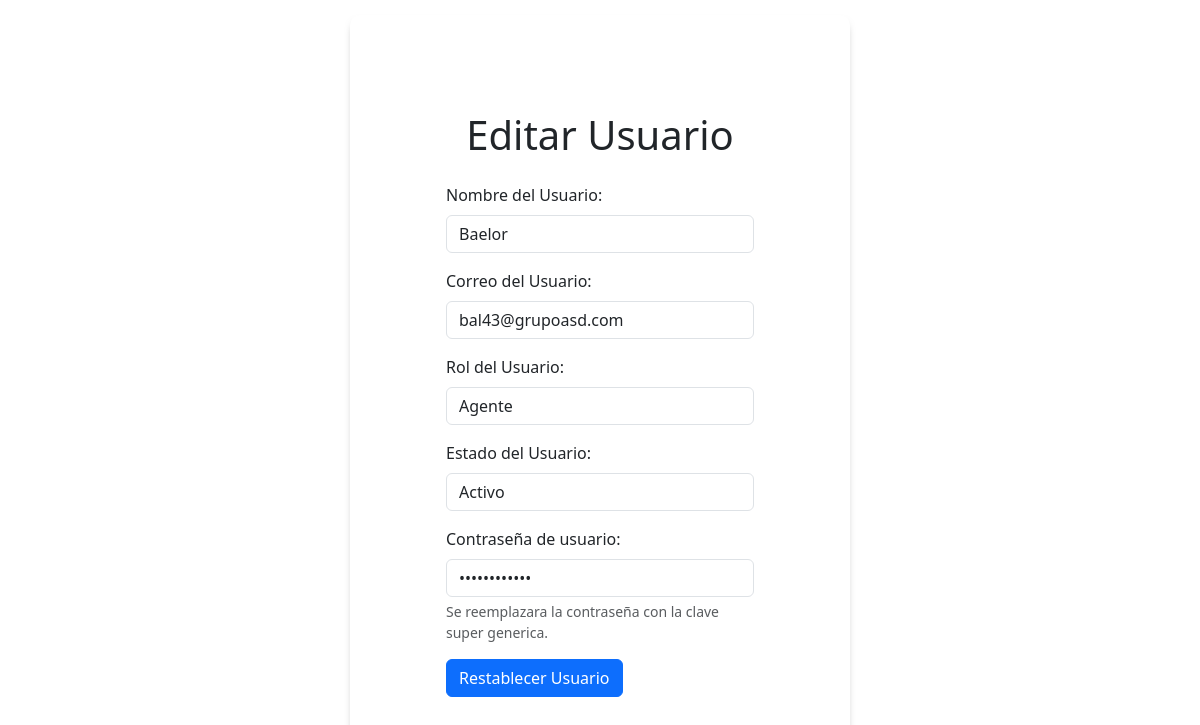
The page /usuarios/restablecer-usuario/6 (signed in) on the database its author committed.
### app/models.py (models this page shows, shortened)
class Usuario(UserMixin, db.Model):
    __tablename__ = "usuario"
    id = db.Column(db.Integer, primary_key=True)
    userName = db.Column(db.String(100), unique=True, nullable=False)
    email = db.Column(db.String(120), unique=True, nullable=False)
    rol = db.Column(db.Enum(Rol), default=Rol.AGENTE)
    password = db.Column(db.String(128), nullable=False)
    estado = db.Column(db.Enum(Estado_usuario), default=Estado_usuario.ACTIVO)
    created_at = db.Column(db.DateTime, default=datetime.utcnow, nullable=False)
    updated_at = db.Column(db.DateTime, default=datetime.utcnow, onupdate=datetime.utcnow, nullable=False)

### app/usuarios/routes.py (the view, shortened to what this page needs)
@usuarios.route('/restablecer-usuario/<usuario_id>', methods=['GET','POST'])
@acceso_requerido(roles=["Administrador"])
@login_required
def restablecer_usuario(usuario_id):
    usuario = Usuario.query.get(usuario_id)
    form_restablecer=FormRestablecerUsuario(obj = usuario)
    default_password = "GrupoASD123*"
    form_restablecer.password.data = default_password
    return render_template('restablecer_usuario.html', form=form_restablecer, usuario=usuario)

### app/auth/routes.py (called while the page is built)
def acceso_requerido(roles=None):
    if roles is None:
        roles = []
    def decorador(f):
        @wraps(f)
        def decorated_function(*args, **kwargs):
            if current_user.is_authenticated is False:
                flash("Debes iniciar sesión para acceder a esta página", "warning")
                return redirect('/auth/login')
            if roles and current_user.rol.value not in roles:
                flash("No tienes permisos para acceder a esta página", "error")
                return redirect('/auth/login')
            return f(*args, **kwargs)
        return decorated_function
    return decorador

### app/models.py (called while the page is built)
@login.user_loader
def user_loader(id):
    return Usuario.query.get(id)

### app/usuarios/templates/restablecer_usuario.html (shortened to what this page needs)
{% extends "form_base.html" %}
{% block form_content %}
    <form action="" class="login" method="POST" novalidate enctype="multipart/form-data">
        <h2 class="text-center my-4 titulo-responsivo">Editar Usuario</h2>
        <div class="form-group mb-3">
            <label for="{{ form.userName.id }}" class="form-label">{{ form.userName.label }}</label>
            {{ form.userName(class="form-control", size=32) }}
        </div>
        <div class="form-group mb-3">
            <label for="{{ form.email.id }}" class="form-label">{{ form.email.label }}</label>
            {{ form.email(class="form-control", size=32) }}
        </div>
        <div class="form-group mb-3">
            <label for="{{ form.rol.id }}" class="form-label">{{ form.rol.label }}</label>
            <select id="{{ form.rol.id }}" name="{{ form.rol.name }}" class="form-control">
                {% for value, label in form.rol.choices %}
                    <option value="{{ value }}" {% if value == usuario.rol.name %}selected{% endif %}>{{ label }}</option>
                {% endfor %}
            </select>
        </div>
        <div class="form-group mb-3">
            <label for="{{ form.estado.id }}" class="form-label">{{ form.estado.label }}</label>
            <select id="{{ form.estado.id }}" name="{{ form.estado.name }}" class="form-control">
                {% for value, label in form.estado.choices %}
                    <option value="{{ value }}" {% if value == usuario.estado.name %}selected{% endif %}>{{ label }}</option>
                {% endfor %}
            </select>
        </div>
        <div class="form-group mb-3">
            <label for="{{ form.password.id }}" class="form-label">{{ form.password.label }}</label>
            <input type="password" class="form-control" size="32" value="{{ form.password.data }}" readonly>
            <small class="form-text text-muted">Se reemplazara la contraseña con la clave super generica.</small>
        </div>
        <div class="mb-3">
            {{ form.submit(class="btn btn-primary") }}
        </div>
    </form>
{% endblock %}

### app/static/css/formulario.css (style rules this page uses)
body { min-height: 100vh; display: flex; align-items: center; justify-content: center; }
.login { background-color: #fff; border-radius: 10px; text-align: left; padding: 4.5em 6em; margin: auto; width: 90%; max-width: 500px; box-shadow: 0 5px 10px -5px rgba(0, 0, 0, 0.535); }
.form-group { display: flex; flex-direction: column; }
.titulo-responsivo { font-size: 2.5rem; grid-column: span 3; }

### rows shown on the page
Usuario: userName "Baelor", email "bal43@grupoasd.com", rol "Agente", estado "Activo"
